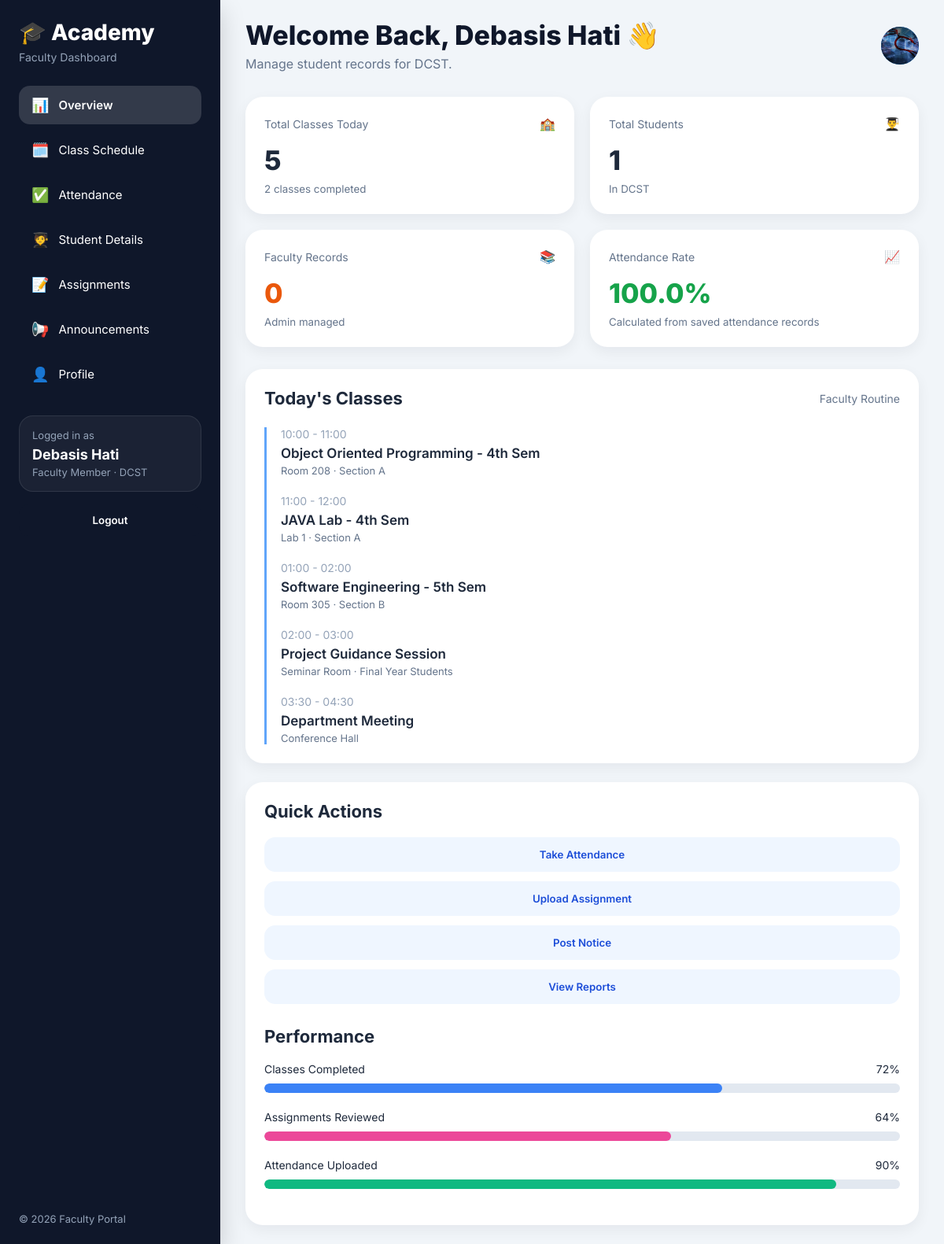
The page /faculty/dashboard/ (signed in) on the database its author committed.
### apps/faculty/models.py (models this page shows, shortened)
class FacultyProfile(models.Model):
    user = models.OneToOneField(User, on_delete=models.CASCADE, related_name='faculty_profile')
    faculty_id = models.CharField(max_length=20, unique=True)
    date_of_birth = models.DateField()
    department = models.CharField(max_length=100, blank=True)
    mobile = models.CharField(max_length=10, blank=True)
    profile_photo = models.ImageField(upload_to=faculty_profile_photo_upload_to, blank=True, null=True)
    created_at = models.DateTimeField(auto_now_add=True)
    class Meta:
        ordering = ['-created_at']

### apps/faculty/views.py (the view, shortened to what this page needs)
# urls.py: path('dashboard/', views.faculty_dashboard, name='dashboard'),
@login_required
def faculty_dashboard(request):
    profile = getattr(request.user, 'faculty_profile', None)
    is_admin_user = request.user.is_superuser or request.user.is_staff
    if profile is None and not is_admin_user:
        return redirect('/')
    today = date.today()
    selected_month_value = request.GET.get('month', '').strip()
    selected_year = today.year
    selected_month_number = today.month
    selected_month = f'{selected_year:04d}-{selected_month_number:02d}'
    selected_month_label = date(selected_year, selected_month_number, 1).strftime('%B %Y')
    selected_attendance_date = today
    selected_attendance_date_value = request.GET.get('attendance_date', '').strip()
    if selected_attendance_date_value:
        try:
            selected_attendance_date = date.fromisoformat(selected_attendance_date_value)
        except ValueError:
            selected_attendance_date = today
    students_qs = StudentProfile.objects.select_related('user', 'advisor_faculty__user').order_by('course', 'semester', 'roll_no')
    scope_label = 'All Departments'
    if not is_admin_user:
        allowed_courses = _courses_for_department(profile.department)
        scope_label = profile.department or 'Unknown Department'
        students_qs = students_qs.filter(course__in=allowed_courses) if allowed_courses else StudentProfile.objects.none()
    students = list(students_qs)
    attendance_base_qs = StudentAttendance.objects.filter(student__in=students)
    overall_total_entries = attendance_base_qs.count()
    overall_present_entries = attendance_base_qs.filter(is_present=True).count()
    overall_attendance_percentage = round((overall_present_entries * 100.0 / overall_total_entries), 1) if overall_total_entries else 0.0
    monthly_attendance_qs = attendance_base_qs.filter(attendance_date__year=selected_year, attendance_date__month=selected_month_number)
    monthly_total_entries = monthly_attendance_qs.count()
    monthly_present_entries = monthly_attendance_qs.filter(is_present=True).count()
    monthly_absent_entries = max(monthly_total_entries - monthly_present_entries, 0)
    monthly_average_percentage = round((monthly_present_entries * 100.0 / monthly_total_entries), 1) if monthly_total_entries else 0.0
    monthly_students_marked = monthly_attendance_qs.values('student_id').distinct().count()
    monthly_report = monthly_attendance_qs.values('student_id').annotate(
        total=Count('id'),
        present=Sum(Case(When(is_present=True, then=1), default=0, output_field=IntegerField())),
    )
    monthly_report_map = {item['student_id']: item for item in monthly_report}
    overall_report = attendance_base_qs.values('student_id').annotate(
        total=Count('id'),
        present=Sum(Case(When(is_present=True, then=1), default=0, output_field=IntegerField())),
    )
    overall_report_map = {item['student_id']: item for item in overall_report}
    selected_day_records = attendance_base_qs.filter(attendance_date=selected_attendance_date).values('student_id', 'is_present')
    selected_day_status_map = {
        entry['student_id']: ('Present' if entry['is_present'] else 'Absent')
        for entry in selected_day_records
    }
    attendance_rows = []
    for student in students:
        month_item = monthly_report_map.get(student.id)
        month_total = month_item['total'] if month_item else 0
        month_present = month_item['present'] if month_item and month_item['present'] is not None else 0
        month_absent = max(month_total - month_present, 0)
        month_percentage = round((month_present * 100.0 / month_total), 1) if month_total else 0.0
        overall_item = overall_report_map.get(student.id)
        overall_total = overall_item['total'] if overall_item else 0
        overall_present = overall_item['present'] if overall_item and overall_item['present'] is not None else 0
        overall_percentage = round((overall_present * 100.0 / overall_total), 1) if overall_total else 0.0
        attendance_rows.append({
            'student': student,
            'month_total': month_total,
            'month_present': month_present,
            'month_absent': month_absent,
            'month_percentage': month_percentage,
            'overall_percentage': overall_percentage,
            'selected_day_status': selected_day_status_map.get(student.id, ''),
        })
    display_name = request.user.get_full_name().strip() or (profile.faculty_id if profile else request.user.username)
    avatar_text = ''.join(part[0].upper() for part in display_name.split()[:2]) or display_name[:2].upper()
    faculty_profiles = FacultyProfile.objects.select_related('user').order_by('faculty_id') if is_admin_user else FacultyProfile.objects.none()
    if is_admin_user:
        advisor_faculty_options = FacultyProfile.objects.select_related('user').order_by('faculty_id')
    else:
        normalized_dept = _normalize_department(profile.department if profile else '')
        advisor_faculty_options = FacultyProfile.objects.select_related('user').order_by('faculty_id')
        if normalized_dept:
            advisor_faculty_options = [
                item for item in advisor_faculty_options
                if _normalize_department(item.department) == normalized_dept
            ]
        else:
            advisor_faculty_options = [profile] if profile else []
    faculty_courses = _courses_for_department(profile.department) if profile else set()
    assignment_qs = StudentAssignment.objects.select_related('posted_by').order_by('due_date', '-created_at')
    if not is_admin_user:
        assignment_qs = assignment_qs.filter(course__in=faculty_courses) if faculty_courses else StudentAssignment.objects.none()
    announcement_qs = AcademicCalendarEvent.objects.filter(is_active=True).order_by('-event_date', '-created_at')
    announcement_rows = []
    announcement_badges = {
        'Notice': 'blue',
        'Event': 'green',
        'Exam': 'yellow',
        'Holiday': 'pink',
        'Meeting': 'pink',
    }
    for event in announcement_qs[:12]:
        announcement_rows.append({
            'id': event.id,
            'title': event.title,
            'event_type': event.event_type,
            'event_date': event.event_date,
            'description': event.description,
            'venue': event.venue,
            'badge_class': announcement_badges.get(event.event_type, 'blue'),
            'visibility_label': 'Faculty/Admin' if event.visibility == 'FACULTY_ADMIN' else 'All',
        })
    assignment_submission_qs = StudentAssignmentSubmission.objects.select_related(
        'assignment', 'student__user', 'reviewed_by'
    ).order_by('-submitted_at')
    if not is_admin_user:
        assignment_submission_qs = assignment_submission_qs.filter(assignment__course__in=faculty_courses) if faculty_courses else StudentAssignmentSubmission.objects.none()
    return render(request, 'faculty_dashboard.html', {
        'profile': profile,
        'display_name': display_name,
        'avatar_text': avatar_text,
        'students': students_qs,
        'students_count': students_qs.count(),
        'scope_label': scope_label,
        'is_admin_user': is_admin_user,
        'overall_attendance_percentage': overall_attendance_percentage,
        'selected_month': selected_month,
        'selected_month_label': selected_month_label,
        'selected_attendance_date': selected_attendance_date.isoformat(),
        'monthly_total_entries': monthly_total_entries,
        'monthly_present_entries': monthly_present_entries,
        'monthly_absent_entries': monthly_absent_entries,
        'monthly_average_percentage': monthly_average_percentage,
        'monthly_students_marked': monthly_students_marked,
        'attendance_rows': attendance_rows,
        'faculty_profiles': faculty_profiles,
        'advisor_faculty_options': advisor_faculty_options,
        'course_choices': StudentProfile.COURSE_CHOICES,
        'semester_choices': StudentProfile.SEMESTER_CHOICES,
        'gender_choices': StudentProfile.GENDER_CHOICES,
        'assignment_rows': assignment_qs[:20],
        'announcement_rows': announcement_rows,
        'announcement_type_choices': AcademicCalendarEvent.EVENT_TYPE_CHOICES,
        'assignment_submission_rows': assignment_submission_qs[:40],
    })

### templates/faculty_dashboard.html (shortened to what this page needs)
<!DOCTYPE html>
<html lang="en">
<head>
  {% load static %}
  <link rel="stylesheet" href="{% static 'css/faculty_dashboard.css' %}" />
</head>
<body class="faculty-dashboard">
  <main style="display: contents;">
  <div class="dashboard-layout">
    <aside class="sidebar">
      <div class="sidebar-top">
        <h1 class="logo">🎓 Academy</h1>
        <p class="subtitle">Faculty Dashboard</p>
      </div>
      <nav class="nav-menu">
        <button class="nav-link active" onclick="showPage('overview', this)">
          <span class="nav-icon">📊</span>
          <span>Overview</span>
        </button>
        <button class="nav-link" onclick="showPage('schedule', this)">
          <span class="nav-icon">🗓️</span>
          <span>Class Schedule</span>
        </button>
        <button class="nav-link" onclick="showPage('attendance', this)">
          <span class="nav-icon">✅</span>
          <span>Attendance</span>
        </button>
        <button class="nav-link" onclick="showPage('students', this)">
          <span class="nav-icon">🧑‍🎓</span>
          <span>Student Details</span>
        </button>
        <button class="nav-link" onclick="showPage('assignments', this)">
          <span class="nav-icon">📝</span>
          <span>Assignments</span>
        </button>
        <button class="nav-link" onclick="showPage('announcements', this)">
          <span class="nav-icon">📢</span>
          <span>Announcements</span>
        </button>
        <button class="nav-link" onclick="showPage('profile', this)">
          <span class="nav-icon">👤</span>
          <span>Profile</span>
        </button>
      </nav>
      <div class="user-card">
        <p class="user-label">Logged in as</p>
        <h3>{{ display_name }}</h3>
        <p class="user-role">
          {% if is_admin_user %}
            Admin
          {% else %}
            Faculty Member · {{ profile.department|default:'Department Not Set' }}
          {% endif %}
        </p>
      </div>
      <form action="{% url 'faculty:logout' %}" method="post" class="faculty-logout-form" style="margin-top: 16px;">
        <button type="submit" class="dark-btn" style="width: 100%;">Logout</button>
      </form>
      <div class="sidebar-footer">
        © 2026 Faculty Portal
      </div>
    </aside>
    <div class="main-content">
      <header class="top-header">
        <div>
          <h2>Welcome Back, {{ display_name }} 👋</h2>
          <p>Manage student records for {{ scope_label }}.</p>
        </div>
        <div class="header-actions">
          <div class="profile-badge">
            {% if profile and profile.profile_photo %}
              <img src="{{ profile.profile_photo.url }}" alt="{{ display_name }} profile photo" class="profile-avatar-image">
            {% else %}
              {{ avatar_text }}
            {% endif %}
          </div>
        </div>
      </header>
      <section id="overview" class="page active">
        <div class="stats-grid">
          <div class="card stat-card">
            <div class="stat-top">
              <p>Total Classes Today</p>
              <span>🏫</span>
            </div>
            <h3>5</h3>
            <small>2 classes completed</small>
          </div>
          <div class="card stat-card">
            <div class="stat-top">
              <p>Total Students</p>
              <span>👨‍🎓</span>
            </div>
            <h3>{{ students_count }}</h3>
            <small>
              {% if is_admin_user %}
                Across all departments
              {% else %}
                In {{ scope_label }}
              {% endif %}
            </small>
          </div>
          <div class="card stat-card">
            <div class="stat-top">
              <p>Faculty Records</p>
              <span>📚</span>
            </div>
            <h3 class="orange-text">{{ faculty_profiles|length }}</h3>
            <small>Admin managed</small>
          </div>
          <div class="card stat-card">
            <div class="stat-top">
              <p>Attendance Rate</p>
              <span>📈</span>
            </div>
            <h3 class="green-text">{{ overall_attendance_percentage }}%</h3>
            <small>Calculated from saved attendance records</small>
          </div>
        </div>
        <div class="content-grid">
          <div class="card large-card">
            <div class="card-header">
              <h3>Today's Classes</h3>
              <span>Faculty Routine</span>
            </div>
            <div class="timeline">
              <div class="timeline-item">
                <p class="time">10:00 - 11:00</p>
                <h4>Object Oriented Programming - 4th Sem</h4>
                <p class="meta">Room 208 · Section A</p>
              </div>
              <div class="timeline-item">
                <p class="time">11:00 - 12:00</p>
                <h4>JAVA Lab - 4th Sem</h4>
                <p class="meta">Lab 1 · Section A</p>
              </div>
              <div class="timeline-item">
                <p class="time">01:00 - 02:00</p>
                <h4>Software Engineering - 5th Sem</h4>
                <p class="meta">Room 305 · Section B</p>
              </div>
              <div class="timeline-item">
                <p class="time">02:00 - 03:00</p>
                <h4>Project Guidance Session</h4>
                <p class="meta">Seminar Room · Final Year Students</p>
              </div>
              <div class="timeline-item">
                <p class="time">03:30 - 04:30</p>
                <h4>Department Meeting</h4>
                <p class="meta">Conference Hall</p>
              </div>
            </div>
          </div>
          <div class="card">
            <h3 class="section-title">Quick Actions</h3>
            <div class="action-list">
              <button class="action-btn">Take Attendance</button>
              <button class="action-btn">Upload Assignment</button>
              <button class="action-btn">Post Notice</button>
              <button class="action-btn">View Reports</button>
            </div>
            <h3 class="section-title second-title">Performance</h3>
            <div class="progress-block">
              <div class="progress-label">
                <span>Classes Completed</span>
                <span>72%</span>
              </div>
              <div class="progress-bar">
                <div class="progress-fill blue" style="width: 72%;"></div>
              </div>
            </div>
            <div class="progress-block">
              <div class="progress-label">
                <span>Assignments Reviewed</span>
                <span>64%</span>
              </div>
              <div class="progress-bar">
                <div class="progress-fill pink" style="width: 64%;"></div>
              </div>
            </div>
            <div class="progress-block">
              <div class="progress-label">
                <span>Attendance Uploaded</span>
                <span>90%</span>
              </div>
              <div class="progress-bar">
                <div class="progress-fill green" style="width: 90%;"></div>
              </div>
            </div>
          </div>
        </div>
      </section>
    </div>
  </div>
  </main>
</body>
</html>

### rows shown on the page
FacultyProfile: department "DCST", profile_photo (picture)

### other values the page prints
{{ display_name }} "Debasis Hati"
{{ students_count }} "1"
{{ faculty_profiles|length }} "0"
{{ overall_attendance_percentage }} "100.0"
